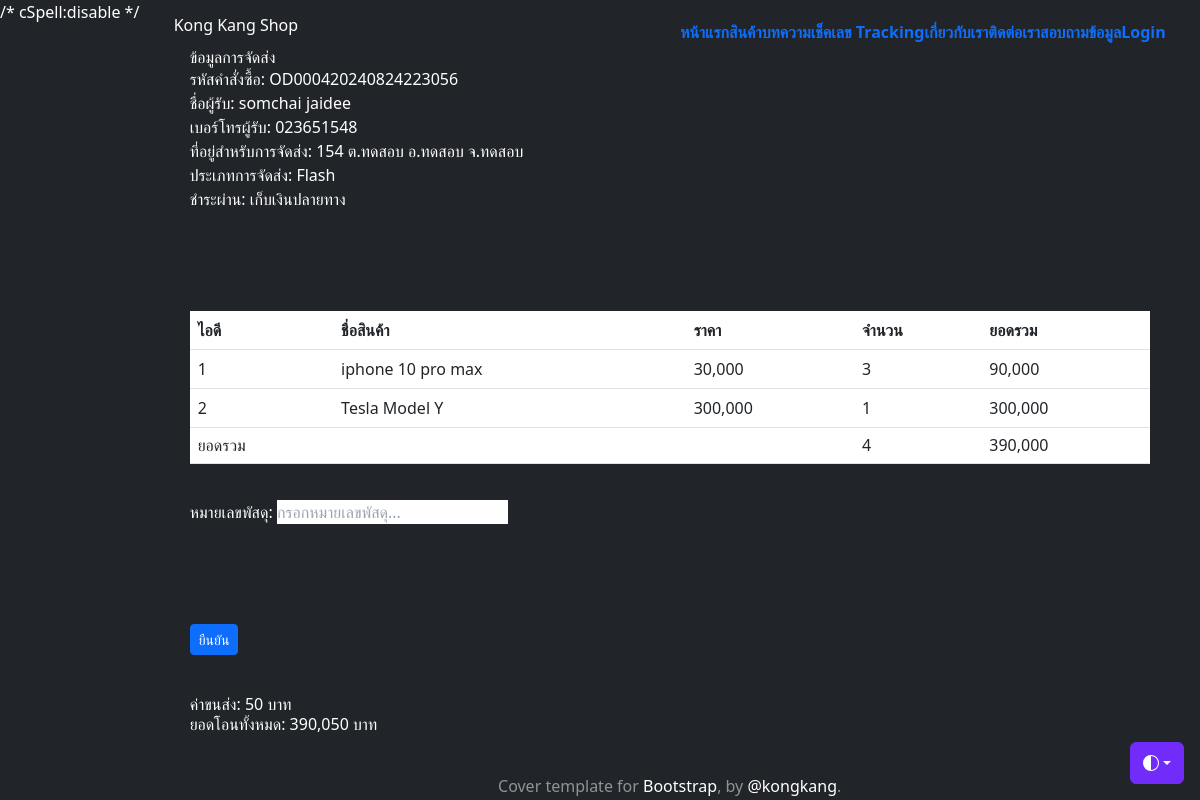
Screenshot of /update-tracking/OD000420240824223056/ with the database file from the repository.
### myapp/models.py (models this page shows, shortened)
class CartOrder(models.Model):
    order_id = models.CharField(max_length=100)
    user = models.ForeignKey(User, on_delete=models.CASCADE)
    first_name = models.CharField(max_length=100, null=True, blank=True)
    last_name = models.CharField(max_length=100, null=True, blank=True)
    tel = models.CharField(max_length=14, null=True, blank=True)
    email = models.CharField(max_length=50, null=True, blank=True)
    address = models.TextField()
    express = models.CharField(max_length=100)
    payment = models.CharField(max_length=100)
    other = models.TextField(null=True, blank=True)
    stamp = models.DateTimeField(auto_now_add=True, null=True, blank=True)
    paid = models.BooleanField(default=False)
    confirmed = models.BooleanField(default=False)
    slip = models.ImageField(upload_to="cart-slip/", null=True, blank=True)
    slip_time = models.DateField(null=True, blank=True)
    bank_account = models.CharField(
        max_length=100,
        choices=[('kbank', 'kbank'),
                 ('scb', 'scb'),
                 ('tmb', 'tmb'),
                 ('bbl', 'bbl'),
                 ('kbank', 'kbank'),
                 ('อื่น ๆ', 'อื่น ๆ'),
                 ],
         default='kbank'
        )
    payment_id = models.CharField(max_length=100, null=True, blank=True)
    tracking_number = models.CharField(max_length=100, null=True, blank=True)
    total_price = models.IntegerField(null=True, blank=True)
    shipping_cost = models.IntegerField(null=True, blank=True)

class OrderProduct(models.Model):
    order_id = models.CharField(max_length=100, null=True, blank=True)
    product_id = models.CharField(max_length=100, null=True, blank=True)
    product_name = models.CharField(max_length=100, null=True, blank=True)
    price = models.IntegerField(null=True, blank=True)
    quantity = models.IntegerField(null=True, blank=True)
    total_price = models.IntegerField(default=0, null=True, blank=True)

### myapp/views.py (the view, shortened to what this page needs)
# urls.py: path("update-tracking/<str:order_id>/", CartOrderUpdateTracking, name="cart-order-update-tracking"),
def CartOrderUpdateTracking(req, order_id):
    cart_order = CartOrder.objects.get(order_id=order_id)
    order_product = OrderProduct.objects.filter(order_id=order_id)
    total = sum([o.total_price for o in order_product])
    cart_order.total_price = total
    count = sum([o.quantity for o in order_product])
    if cart_order.express == 'flash':
        shipping_cost = sum([20 if i == 0 else 10 for i in range(count)])
    elif cart_order.express == 'kerry':
        shipping_cost = sum([20 if i == 0 else 8 for i in range(count)])
    elif cart_order == 'jst':
        shipping_cost = sum([20 if i == 0 else 9 for i in range(count)])
    elif cart_order.express == 'thailandpost':
        shipping_cost = sum([20 if i == 0 else 12 for i in range(count)])
    else:
        shipping_cost = sum([20 if i == 0 else 11 for i in range(count)])
    if cart_order.express == "cod":
        shipping_cost += 10
    cart_order.shipping_cost = shipping_cost
    context = {"cart_order": cart_order,
               "order_product": order_product,
               "total": total,
               "count": count,
               }
    return render(req, "myapp/cart-order-update-tracking.html", context)

### myapp/templates/myapp/cart-order-update-tracking.html (shortened to what this page needs)
{% extends 'myapp/base.html' %}
{% load static %}
{% load humanize %}
{% block content %}
<div class="card-container text-left">
    <div class="text-color">
    <h3>ข้อมูลการจัดส่ง</h3>
    <p>รหัสคำสั่งซื้อ: {{ cart_order.order_id }}</p>
    <p>
      ชื่อผู้รับ: {{ cart_order.first_name }} {{ cart_order.last_name }}<br />
      เบอร์โทรผู้รับ: {{ cart_order.tel }}<br />
      ที่อยู่สำหรับการจัดส่ง: {{ cart_order.address }}<br />
      {% if cart_order.express == 'flash' %}
          ประเภทการจัดส่ง: Flash
      {% elif cart_order.express == 'kerry' %}
          ประเภทการจัดส่ง: Kerry
      {% elif cart_order.express == 'jnt' %}
          ประเภทการจัดส่ง: J&T
      {% elif cart_order.express == 'thailandpost' %}
          ประเภทการจัดส่ง: Thailand Post
      {% else %}
          ประเภทการจัดส่ง: ขนส่งอื่นๆ
      {% endif %}
     <br />
        {% if cart_order.payment == 'paynow' %}
          ชำระผ่าน: เก็บเงินต้นทาง
        {% elif cart_order.payment == 'cod' %}
          ชำระผ่าน: เก็บเงินปลายทาง
        {% elif cart_order.payment == 'transfer' %}
          ชำระผ่าน: โอนเงินเข้าบัญชีธนาคาร
        {% else %}
          ชำระผ่าน: ชำระผ่านช่องทางอื่นๆ
        {% endif %}
    </p>
    </div>
    <div style="padding-top: 100px"></div>
    <table class="table">
        <tr>
          <th>ไอดี</th>
          <th>ชื่อสินค้า</th>
          <th>ราคา</th>
          <th>จำนวน</th>
          <th>ยอดรวม</th>
        </tr>
         {% for op in order_product %}
        <tr>
          <td>{{ op.product_id }}</td>
          <td>{{ op.product_name }}</td>
          <td>{{ op.price | intcomma }}</td>
          <td>{{ op.quantity }}</td>
          <td>{{ op.total_price | intcomma }}</td>
        </tr>
        {% endfor %}
        <tr>
          <td><h5>ยอดรวม</h5></td>
          <td></td>
          <td></td>
          <td><h5>{{ count | intcomma }}</h5></td>
          <td><h5>{{ total | intcomma }}</h5></td>
        </tr>
    </table>
    <div style="padding: 10px"></div>
    <div class="text-color-black">
      <form method="POST">
        <div class="form-group">
        <form action="/action_page.php">
          <label for="">หมายเลขพัสดุ:</label>
          <input
            type="text"
            id="tracking_number"
            placeholder="กรอกหมายเลขพัสดุ..."
            name="tracking_number"
          />
        </div>
        <div style="padding-top: 100px"></div>
        <button type="submit" class="btn btn-primary btn-sm">ยืนยัน</button>
      </form>
      <br>
      <div class="text-color">
        <h5>ค่าขนส่ง: {{ cart_order.shipping_cost }}  บาท</h5>
        <h3>ยอดโอนทั้งหมด: {{ total | add:cart_order.shipping_cost | intcomma }}  บาท</h3>
      </div>
    </div>
    <div style="padding: 20px"></div>
</div>
{% endblock content %}

### rows the page displays
CartOrder: order_id "OD000420240824223056", first_name "somchai", last_name "jaidee", tel "023651548", address "154 ต.ทดสอบ อ.ทดสอบ จ.ทดสอบ", shipping_cost "50", shipping_cost "390,050"
OrderProduct: product_id "1", product_name "iphone 10 pro max", price "30,000", quantity "3", total_price "90,000"
OrderProduct: product_id "2", product_name "Tesla Model Y", price "300,000", quantity "1", total_price "300,000"

### other values shown
{{ count | intcomma }} "4"
{{ total | intcomma }} "390,000"
